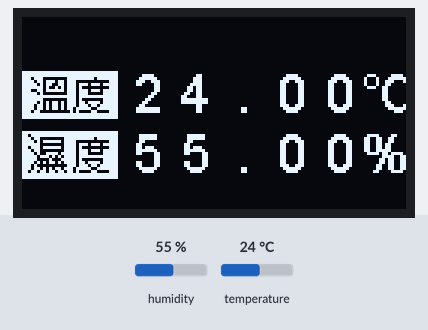
Recording of a program running on a simulated ESP8266 board running MicroPython. Parts: 128×64 one-colour display. The inputs (shaded band) are chosen by the test bench; at power-on: humidity 55 %, temperature 24 °C. Library files of the repository ran but are not shown: ssd1306.py.

Above: at 1.2 s.
1.3 s: humidity set to 22 %
At 4.4 s:
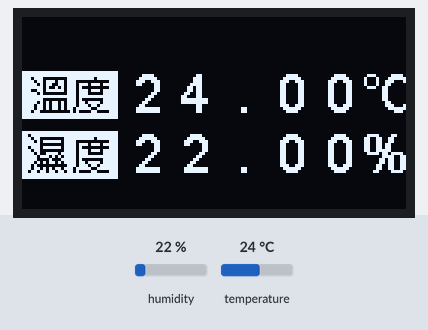
5.6 s: temperature set to 12 °C
At 8.5 s:
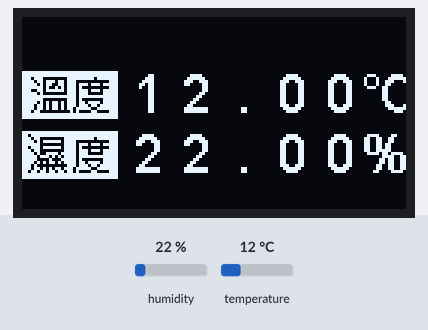
9.6 s: humidity set to 40 %
At 12.7 s:
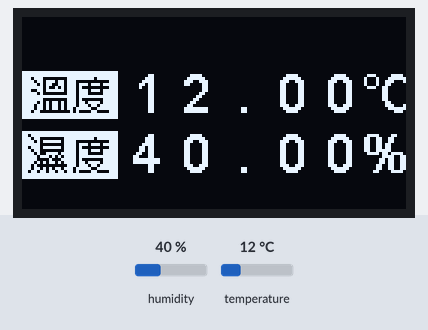
13.6 s: temperature set to 19 °C
At 16.8 s:
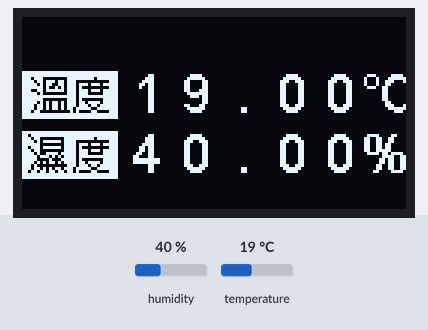
Timing chart, 0 to 18.3 s (numbered marks = the images above; inputs shaded):
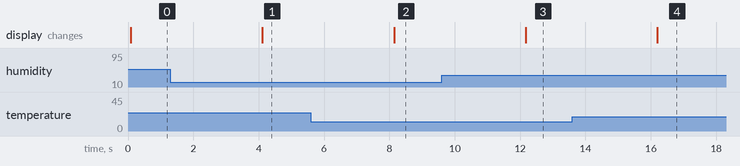

The program:

am2320_test_oled_big.py
```python
import bigSymbol
from machine import Pin, I2C
from time import sleep
import ssd1306, am2320
i2c = I2C(1)
oled = ssd1306.SSD1306_I2C(128, 64, i2c)
sensor = am2320.AM2320(i2c)

dsp = bigSymbol.Symbol(oled)
dsp.clear()
dsp.temp(0, 18)
dsp.humid(0, 38)
while True:
    sensor.measure()
    # dsp.text('18.50c', 34, 18)
    # dsp.text('25.00%', 34, 38)
    dsp.text('{:.2f}c'.format(sensor.temperature()), 34, 18)
    dsp.text('{:.2f}%'.format(sensor.humidity()), 34, 38)
    oled.show()
    sleep(4)
```

bigSymbol.py
```python
import framebuf

class Symbol:
    _BIGNUM = {
        '.': bytearray(b'\x00\x00\x00\x00\x00\x00\x00\x00\x00\x00\x00\x00\x00\x00\x00\x00\x00\x00\x00\x00\x00\x00\x0000\x00\x00\x00\x00\x00\x00\x00'),
        '%': bytearray(b'|\xfe\x82\x82\xfe|\xc0\xf0|\x8e\x82\x80\x80\x00\x00\x00\x00\x00\x00 8\x1e\x07\x01\x1f?  ?\x1f\x00\x00'),
        'c': bytearray(b'\x1c"""\x1c\x00\xe0\xf8\x1c\x0e\x06\x06\x06\x0c\x1c\x18\x00\x00\x00\x00\x00\x00\x03\x0f\x1c\x18000\x18\x1c\x04'),
        '0': bytearray(b'\x00\x00\x00\x00\xf8\xfc\x0e\x06\x06\x0e\xfc\xf8\x00\x00\x00\x00\x00\x00\x00\x00\x0f\x1f8008\x1f\x0f\x00\x00\x00\x00'),
        '1': bytearray(b'\x00\x00\x00\x00\x000\x18\x0c\xfe\xfe\x00\x00\x00\x00\x00\x00\x00\x00\x00\x00\x00\x00\x00\x00??\x00\x00\x00\x00\x00\x00'),
        '2': bytearray(b'\x00\x00\x00\x00\x18\x1c\x0e\x06\x06\x8e\xfcx\x00\x00\x00\x00\x00\x00\x00\x0008<63100\x00\x00\x00\x00'),
        '3': bytearray(b'\x00\x00\x00\x00\x08\x0c\x06\xc6\xc6\xfc\xbc\x00\x00\x00\x00\x00\x00\x00\x00\x00\x0c\x1c0000\x1f\x0f\x00\x00\x00\x00'),
        '4': bytearray(b'\x00\x00\x00\x00\x80\xe0p\x1c\xfe\xfe\x00\x00\x00\x00\x00\x00\x00\x00\x00\x07\x07\x06\x06\x06??\x06\x06\x00\x00\x00\x00'),
        '5': bytearray(b'\x00\x00\x00\x00\xf0\xfeNfff\xc6\x80\x00\x00\x00\x00\x00\x00\x00\x00\x0c\x1c0000\x1f\x0f\x00\x00\x00\x00'),
        '6': bytearray(b'\x00\x00\x00\x00\xf0\xfc\x8e\xc6\xc6\xc6\x8c\x08\x00\x00\x00\x00\x00\x00\x00\x00\x07\x1f9000\x1f\x0f\x00\x00\x00\x00'),
        '7': bytearray(b'\x00\x00\x00\x00\x06\x06\x06\x86\xe6v\x1e\x06\x00\x00\x00\x00\x00\x00\x00\x00\x00\x008?\x07\x00\x00\x00\x00\x00\x00\x00'),
        '8': bytearray(b'\x00\x00\x00\x008\xfc\xc6\xc6\xc6\xc6\xfc8\x00\x00\x00\x00\x00\x00\x00\x00\x0f\x1f0000\x1f\x0f\x00\x00\x00\x00'),
        '9': bytearray(b'\x00\x00\x00\x00x\xfc\x86\x86\x86\xc6\xfc\xf8\x00\x00\x00\x00\x00\x00\x00\x00\x08\x181118\x1f\x07\x00\x00\x00\x00')
    }

    _HUMID = bytearray(b'\xff\xff\xdd\xbbw\xff\x03+\xab\xab\xab\xab+\x83\xff\xff\xff\xff\x07\xf7\xd7\xd7\x07WSW\x07\xd7\xd7\xff\xff\xff\xff\xff\xdf\xe7\xfb\xd4\xe1\xf5\xc1\xf6\xe5\xd0\xf5\xe2\xd7\xff\xff\xcf\xf0\xdf\xdd\xd9\xd5\xed\xed\xd5\xd9\xdf\xdf\xff\xff\xff')
    _TEMP = bytearray(b'\xff\xff\xff\xbb\xb7o\xff\x03{[Kc[{\x03\xff\xff\xff\x07\xf7\xd7\xd7\x07WSW\x07\xd7\xd7\xff\xff\xff\xff\xff\xff\xdf\xe7\xfb\xdf\xc1\xdd\xc1\xdd\xdd\xc1\xdd\xc1\xdf\xff\xcf\xf0\xdf\xdd\xd9\xd5\xed\xed\xd5\xd9\xdf\xdf\xff\xff\xff')

    def __init__(self, oled):
        self.oled = oled

    def clear(self):
        self.oled.fill(0)
        self.oled.show()

    def temp(self, x, y):
        fb = framebuf.FrameBuffer(self._TEMP, 32, 16, framebuf.MVLSB)
        self.oled.blit(fb, x, y)

    def humid(self, x, y):
        fb = framebuf.FrameBuffer(self._HUMID, 32, 16, framebuf.MVLSB)
        self.oled.blit(fb, x, y)

    def text(self, str, x, y):
        for i in str:
            fb = framebuf.FrameBuffer(self._BIGNUM[i], 16, 16, framebuf.MVLSB)
            self.oled.blit(fb, x, y)
            x += 16
```

am2320.py
```python
"""
MicroPython Aosong AM2320 I2C driver
https://github.com/mcauser/micropython-am2320

MIT License
Copyright (c) 2016 Mike Causer

Permission is hereby granted, free of charge, to any person obtaining a copy
of this software and associated documentation files (the "Software"), to deal
in the Software without restriction, including without limitation the rights
to use, copy, modify, merge, publish, distribute, sublicense, and/or sell
copies of the Software, and to permit persons to whom the Software is
furnished to do so, subject to the following conditions:

The above copyright notice and this permission notice shall be included in all
copies or substantial portions of the Software.

THE SOFTWARE IS PROVIDED "AS IS", WITHOUT WARRANTY OF ANY KIND, EXPRESS OR
IMPLIED, INCLUDING BUT NOT LIMITED TO THE WARRANTIES OF MERCHANTABILITY,
FITNESS FOR A PARTICULAR PURPOSE AND NONINFRINGEMENT. IN NO EVENT SHALL THE
AUTHORS OR COPYRIGHT HOLDERS BE LIABLE FOR ANY CLAIM, DAMAGES OR OTHER
LIABILITY, WHETHER IN AN ACTION OF CONTRACT, TORT OR OTHERWISE, ARISING FROM,
OUT OF OR IN CONNECTION WITH THE SOFTWARE OR THE USE OR OTHER DEALINGS IN THE
SOFTWARE.
"""

import ustruct
import time

class AM2320:
    def __init__(self, i2c=None, address=0x5c):
        self.i2c = i2c
        self.address = address
        self.buf = bytearray(8)
    def measure(self):
        buf = self.buf
        address = self.address
        # wake sensor
        try:
            self.i2c.writeto(address, b'')
        except OSError:
            pass
        # read 4 registers starting at offset 0x00
        self.i2c.writeto(address, b'\x03\x00\x04')
        # wait at least 1.5ms
        time.sleep_ms(2)
        # read data
        self.i2c.readfrom_mem_into(address, 0, buf)
        crc = ustruct.unpack('<H', bytearray(buf[-2:]))[0]
        if (crc != self.crc16(buf[:-2])):
            raise Exception("checksum error")
    def crc16(self, buf):
        crc = 0xFFFF
        for c in buf:
            crc ^= c
            for i in range(8):
                if crc & 0x01:
                    crc >>= 1
                    crc ^= 0xA001
                else:
                    crc >>= 1
        return crc
    def humidity(self):
        return (self.buf[2] << 8 | self.buf[3]) * 0.1
    def temperature(self):
        t = ((self.buf[4] & 0x7f) << 8 | self.buf[5]) * 0.1
        if self.buf[4] & 0x80:
            t = -t
        return t
```

Measured:
- after the input at 1.3 s, the display: changes after 2.8 s (image 1)
- after the input at 5.6 s, the display: changes after 2.5 s (image 2)
- after the input at 9.6 s, the display: changes after 2.6 s (image 3)
- after the input at 13.6 s, the display: changes after 2.6 s (image 4)
